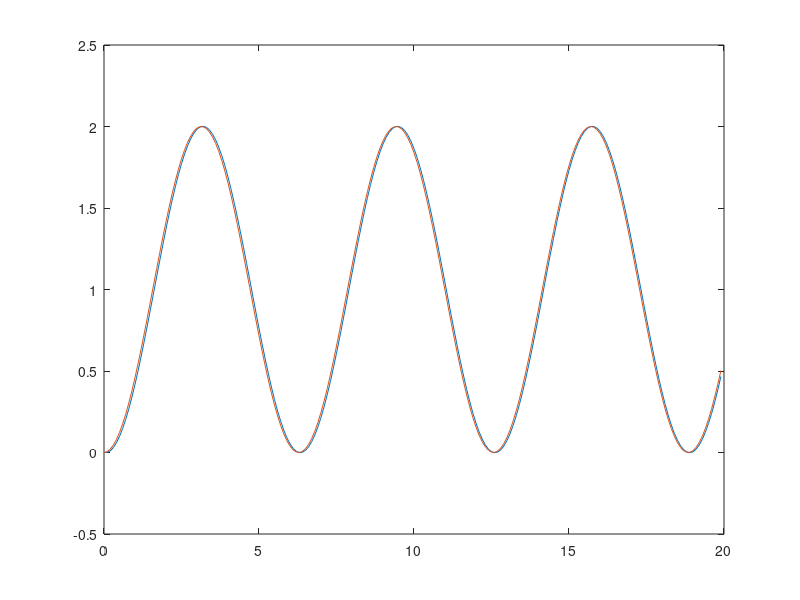

Reproduce this figure in MATLAB.
T = 0.1;
y(1)=0;
y(2)=0;
t(1)=0;
t(2)=T;
a(1)=0;
a(2)=1-cos(T);
for n = 1:198
    y(n+2)=2*y(n+1)-y(n)-T*T*y(n+1)+T*T;
    t(n+2)=t(n+1)+T;
    a(n+2)=1-cos(t(n+2));
end
plot(t,y,'-',t,a,'-');